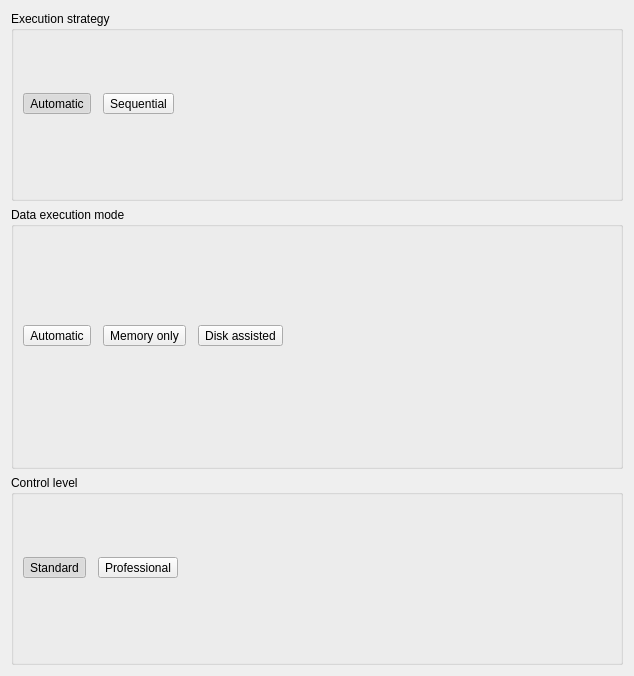
<?xml version="1.0" encoding="UTF-8"?>
<ui version="4.0">
 <class>GeneralSettingsPane</class>

 <widget class="QWidget" name="GeneralSettingsPane">
  <property name="windowTitle">
   <string>General</string>
  </property>

  <layout class="QVBoxLayout" name="layoutRoot">

   <!-- ===================================================== -->
   <!-- Execution strategy (CPU usage)                        -->
   <!-- ===================================================== -->
   <item>
    <widget class="QGroupBox" name="grpProcessing">
     <property name="title">
      <string>Execution strategy</string>
     </property>

     <layout class="QGridLayout" name="layoutProcessingGrid">
      <property name="horizontalSpacing">
       <number>12</number>
      </property>
      <property name="verticalSpacing">
       <number>6</number>
      </property>

      <!-- ===================================================== -->
      <!-- Buttons + icon row                                    -->
      <!-- ===================================================== -->
      <item row="0" column="0">
       <layout class="QHBoxLayout" name="layoutCpuRow">
        <property name="spacing">
         <number>12</number>
        </property>

        <!-- CPU buttons -->
        <item>
         <layout class="QHBoxLayout" name="layoutCpuButtons">
          <property name="spacing">
           <number>12</number>
          </property>

          <item>
           <widget class="QToolButton" name="btnCpuAuto">
            <property name="text">
             <string>Automatic</string>
            </property>
            <property name="toolTip">
             <string>Automatic mode uses all available CPU cores.</string>
            </property>
            <property name="checkable">
             <bool>true</bool>
            </property>
            <property name="checked">
             <bool>true</bool>
            </property>
            <property name="autoRaise">
             <bool>false</bool>
            </property>
            <property name="minimumWidth">
             <number>140</number>
            </property>
            <property name="minimumHeight">
             <number>64</number>
            </property>
           </widget>
          </item>

          <item>
           <widget class="QToolButton" name="btnSequential">
            <property name="text">
             <string>Sequential</string>
            </property>
            <property name="toolTip">
             <string>Sequential mode uses a single CPU core and fewer resources.</string>
            </property>
            <property name="checkable">
             <bool>true</bool>
            </property>
            <property name="autoRaise">
             <bool>false</bool>
            </property>
            <property name="minimumWidth">
             <number>140</number>
            </property>
            <property name="minimumHeight">
             <number>64</number>
            </property>
           </widget>
          </item>
         </layout>
        </item>

        <!-- Spacer -->
        <item>
         <spacer>
          <property name="orientation">
           <enum>Qt::Horizontal</enum>
          </property>
          <property name="sizeHint" stdset="0">
           <size>
            <width>16</width>
            <height>20</height>
           </size>
          </property>
         </spacer>
        </item>

        <!-- Icon -->
        <item>
         <widget class="QLabel" name="lblCpuModeIcon">
          <property name="minimumSize">
           <size>
            <width>200</width>
            <height>128</height>
           </size>
          </property>
          <property name="maximumSize">
           <size>
            <width>200</width>
            <height>128</height>
           </size>
          </property>
          <property name="alignment">
           <set>Qt::AlignCenter</set>
          </property>
         </widget>
        </item>
       </layout>
      </item>

      <!-- ===================================================== -->
      <!-- Dynamic hint                                          -->
      <!-- ===================================================== -->
      <item row="1" column="0">
       <widget class="QLabel" name="lblProcessingHint">
        <property name="styleSheet">
         <string notr="true">color: #6b7280; font-size: 10pt;</string>
        </property>
        <property name="wordWrap">
         <bool>true</bool>
        </property>
       </widget>
      </item>

     </layout>
    </widget>
   </item>

   <!-- ===================================================== -->
   <!-- Data execution mode (RAM / Disk)                      -->
   <!-- ===================================================== -->
   <item>
    <widget class="QGroupBox" name="grpDataMode">
     <property name="title">
      <string>Data execution mode</string>
     </property>

     <layout class="QGridLayout" name="layoutDataModeGrid">
      <property name="horizontalSpacing">
       <number>12</number>
      </property>
      <property name="verticalSpacing">
       <number>6</number>
      </property>

      <!-- ===================================================== -->
      <!-- Buttons + icon row                                    -->
      <!-- ===================================================== -->
      <item row="0" column="0">
       <layout class="QHBoxLayout" name="layoutDataModeRow">
        <property name="spacing">
         <number>12</number>
        </property>

        <!-- Buttons -->
        <item>
         <layout class="QHBoxLayout" name="layoutDataModeButtons">
          <property name="spacing">
           <number>12</number>
          </property>

          <item>
           <widget class="QToolButton" name="btnDataAuto">
            <property name="text">
             <string>Automatic</string>
            </property>
            <property name="toolTip">
             <string>Program automatically chooses the optimal data execution mode.</string>
            </property>
            <property name="checkable">
             <bool>true</bool>
            </property>
            <property name="autoRaise">
             <bool>false</bool>
            </property>
            <property name="minimumWidth">
             <number>140</number>
            </property>
            <property name="minimumHeight">
             <number>64</number>
            </property>
           </widget>
          </item>

          <item>
           <widget class="QToolButton" name="btnDataRam">
            <property name="text">
             <string>Memory only</string>
            </property>
            <property name="toolTip">
             <string>All processing steps are executed strictly in memory.</string>
            </property>
            <property name="checkable">
             <bool>true</bool>
            </property>
            <property name="autoRaise">
             <bool>false</bool>
            </property>
            <property name="minimumWidth">
             <number>140</number>
            </property>
            <property name="minimumHeight">
             <number>64</number>
            </property>
           </widget>
          </item>

          <item>
           <widget class="QToolButton" name="btnDataDisk">
            <property name="text">
             <string>Disk assisted</string>
            </property>
            <property name="toolTip">
             <string>Disk is used as primary data storage (recommended for large documents).</string>
            </property>
            <property name="checkable">
             <bool>true</bool>
            </property>
            <property name="autoRaise">
             <bool>false</bool>
            </property>
            <property name="minimumWidth">
             <number>140</number>
            </property>
            <property name="minimumHeight">
             <number>64</number>
            </property>
           </widget>
          </item>

         </layout>
        </item>

        <!-- Spacer -->
        <item>
         <spacer>
          <property name="orientation">
           <enum>Qt::Horizontal</enum>
          </property>
          <property name="sizeHint" stdset="0">
           <size>
            <width>16</width>
            <height>20</height>
           </size>
          </property>
         </spacer>
        </item>

        <!-- Icon -->
        <item>
         <widget class="QLabel" name="lblDataModeIcon">
          <property name="minimumSize">
           <size>
            <width>300</width>
            <height>200</height>
           </size>
          </property>
          <property name="maximumSize">
           <size>
            <width>300</width>
            <height>200</height>
           </size>
          </property>
          <property name="alignment">
           <set>Qt::AlignCenter</set>
          </property>
         </widget>
        </item>

       </layout>
      </item>

      <!-- ===================================================== -->
      <!-- Dynamic hint                                          -->
      <!-- ===================================================== -->
      <item row="1" column="0">
       <widget class="QLabel" name="lblDataModeHint">
        <property name="styleSheet">
         <string notr="true">color: #6b7280; font-size: 10pt;</string>
        </property>
        <property name="wordWrap">
         <bool>true</bool>
        </property>
       </widget>
      </item>

     </layout>
    </widget>
   </item>


   <!-- ===================================================== -->
   <!-- Control level                                        -->
   <!-- ===================================================== -->
   <item>
    <widget class="QGroupBox" name="grpControlLevel">
     <property name="title">
      <string>Control level</string>
     </property>

     <layout class="QGridLayout" name="layoutControlLevelGrid">
      <property name="horizontalSpacing">
       <number>12</number>
      </property>
      <property name="verticalSpacing">
       <number>6</number>
      </property>

      <!-- ===================================================== -->
      <!-- Buttons + icon row                                    -->
      <!-- ===================================================== -->
      <item row="0" column="0">
       <layout class="QHBoxLayout" name="layoutControlLevelRow">
        <property name="spacing">
         <number>12</number>
        </property>

        <!-- Buttons -->
        <item>
         <layout class="QHBoxLayout" name="layoutControlButtons">
          <property name="spacing">
           <number>12</number>
          </property>

          <item>
           <widget class="QToolButton" name="btnModeStandard">
            <property name="text">
             <string>Standard</string>
            </property>
            <property name="toolTip">
             <string>Recommended mode with safe default settings.</string>
            </property>
            <property name="checkable">
             <bool>true</bool>
            </property>
            <property name="checked">
             <bool>true</bool>
            </property>
            <property name="autoRaise">
             <bool>false</bool>
            </property>
            <property name="minimumWidth">
             <number>140</number>
            </property>
            <property name="minimumHeight">
             <number>64</number>
            </property>
           </widget>
          </item>

          <item>
           <widget class="QToolButton" name="btnModePro">
            <property name="text">
             <string>Professional</string>
            </property>
            <property name="toolTip">
             <string>Unlocks advanced settings for experienced users.</string>
            </property>
            <property name="checkable">
             <bool>true</bool>
            </property>
            <property name="autoRaise">
             <bool>false</bool>
            </property>
            <property name="minimumWidth">
             <number>140</number>
            </property>
            <property name="minimumHeight">
             <number>64</number>
            </property>
           </widget>
          </item>

         </layout>
        </item>

        <!-- Spacer -->
        <item>
         <spacer>
          <property name="orientation">
           <enum>Qt::Horizontal</enum>
          </property>
          <property name="sizeHint" stdset="0">
           <size>
            <width>16</width>
            <height>20</height>
           </size>
          </property>
         </spacer>
        </item>

        <!-- Icon -->
        <item>
         <widget class="QLabel" name="lblControlLevelIcon">
          <property name="minimumSize">
           <size>
            <width>200</width>
            <height>128</height>
           </size>
          </property>
          <property name="maximumSize">
           <size>
            <width>200</width>
            <height>128</height>
           </size>
          </property>
          <property name="alignment">
           <set>Qt::AlignCenter</set>
          </property>
         </widget>
        </item>

       </layout>
      </item>

      <!-- ===================================================== -->
      <!-- Dynamic hint                                          -->
      <!-- ===================================================== -->
      <item row="1" column="0">
       <widget class="QLabel" name="lblControlLevelHint">
        <property name="styleSheet">
         <string notr="true">color: #6b7280; font-size: 10pt;</string>
        </property>
        <property name="wordWrap">
         <bool>true</bool>
        </property>
       </widget>
      </item>

     </layout>
    </widget>
   </item>


  </layout>
 </widget>

 <resources/>
 <connections/>
</ui>
